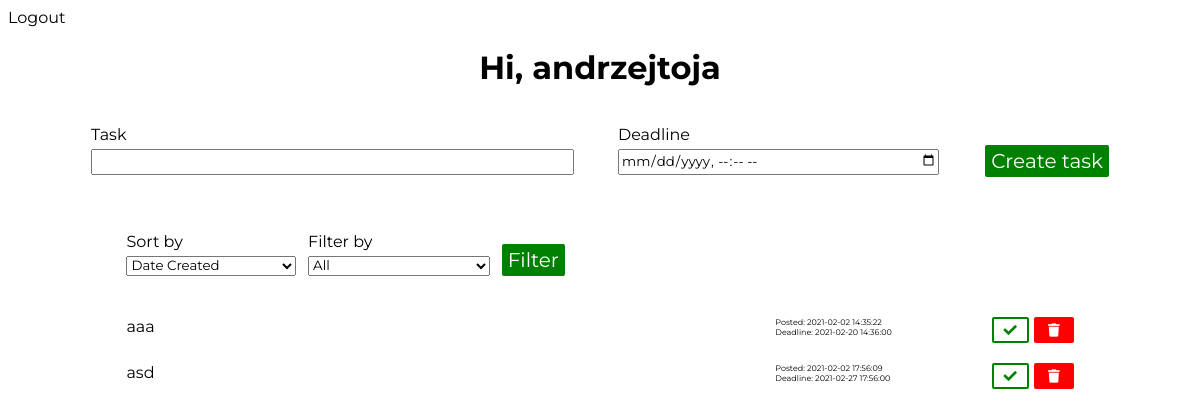
/menu (signed in), run on the app's committed database.
### app/models.py (models this page shows, shortened)
class User(UserMixin, db.Model):
    id = db.Column(db.Integer, primary_key=True)
    username = db.Column(db.String(64), index=True, unique=True)
    email = db.Column(db.String(64), index=True, unique=True)
    password_hash = db.Column(db.String(128))
    tasks = db.relationship('Task', backref='author', lazy='dynamic')
    authenticated = db.Column(db.Boolean, index=True, default=False)
    def get_tasks(self):
        return Task.query.filter_by(user_id=self.id)

class Task(db.Model):
    id = db.Column(db.Integer, primary_key=True)
    task = db.Column(db.String(140))
    timestamp = db.Column(db.DateTime, index=True, default=datetime.now())
    deadline = db.Column(db.DateTime, index=True)
    is_completed = db.Column(db.Boolean, default=False)
    user_id = db.Column(db.Integer, db.ForeignKey('user.id'))

### app/routes.py (the view)
@app.route('/menu', methods=['GET', 'POST'])
def menu():
    task_form = TaskForm()
    filter_form = FilterForm()
    tasks = current_user.get_tasks()
    if task_form.validate_on_submit():
        task = Task(task=task_form.task.data, deadline=task_form.deadline.data, author=current_user)
        db.session.add(task)
        db.session.commit()
        tasks = current_user.get_tasks()
        return redirect('menu')
    if filter_form.validate_on_submit():
        tasks = current_user.get_tasks_filtered(filter_form.sort_by.data, filter_form.filter_by.data)
    return render_template('menu.html', user = current_user, form=task_form, filter_form=filter_form, tasks=tasks, date=datetime.now())

### app/forms.py (shortened to what this page needs)
class TaskForm(FlaskForm):
    task = StringField('Task', validators=[DataRequired()])
    deadline = DateTimeLocalField('Deadline', validators=[DataRequired()], format='%Y-%m-%dT%H:%M')
    submit1 = SubmitField('Create task')

class FilterForm(FlaskForm):
    sort_by = SelectField('Sort by', choices=['Date Created', 'Deadline'], validators=[])
    filter_by = SelectField('Filter by', choices=['All', 'Completed', "Uncompleted"], validators=[])
    submit2 = SubmitField('Filter')

### app/models.py (called while the page is built)
@login.user_loader
def load_user(id):
    return User.query.get(int(id))

### app/templates/menu.html (shortened to what this page needs)
<!DOCTYPE html>
<html lang="en">
<head>
    <link href="{{ url_for('static', filename='css/main.css') }}" rel="stylesheet">
    <link href="{{ url_for('static', filename='css/menu.css') }}" rel="stylesheet">
    <link rel="stylesheet" href="https://cdnjs.cloudflare.com/ajax/libs/font-awesome/5.15.2/css/all.min.css" />
</head>
<body>
    <nav class="navbar">
        <a class="logout" href={{ url_for("logout") }}>Logout</a>
    </nav>
    <header class="header">
        <h1>Hi, {{ user.username }}</h1>
    </header>
    <form action="" method="POST" class="add-task">
        <div class="task-form">
            <p class="task-input">
                {{ form.task.label }}
                {{ form.task(class_="form-elem input") }}
            </p>
            <p class="deadline">
                {{ form.deadline.label }}
                {{ form.deadline(class_="form-elem date-input", type="datetime-local") }}
            </p>
            <p class="submit-div">
                {{ form.submit1(class_="submit create") }}
            </p>
        </div>
    </form>
    <form action="" method="POST" class="select">
        <div class="filter-form">
            <p class="sort-by">
                {{ filter_form.sort_by.label }}
                {{ filter_form.sort_by(class_="form-elem") }}
            </p>
            <p class="filter-by">
                {{ filter_form.filter_by.label }}
                {{ filter_form.filter_by(class_="form-elem") }}
            </p>
            <p class="submit-filter">
                {{ filter_form.submit2(class_="submit filter") }}
            </p>
        </div>
    </form>
    <div class="tasks">
        {% for task in tasks %}
            <div class="task">
                <div class="task-value">
                    {% if task.is_completed %}
                        <s>{{ task.task }}</s>
                    {% else %}
                        {{ task.task }}
                    {% endif %}
                </div>
                <div class="dates">
                    <div class="date">
                        Posted: {{ task.timestamp.strftime("%Y-%m-%d %H:%M:%S") }}
                    </div>
                    <div class="date">
                        Deadline: {{ task.deadline }}
                    </div>
                </div>
                <div class="complete">
                    <form action={{ "/change_status/" + task.id|string }}>
                        {% if task.is_completed %}
                            <button type="submit" class="not-completed"><i class="fas fa-times"></i></button>
                        {% else %}
                            <button type="submit" class="completed"><i class="fas fa-check"></i></button>
                        {% endif %}
                    </form>
                </div>
                <div class="del">
                    <form action={{ "/delete/" + task.id|string }}>
                        <button type="submit" class="delete"><i class="fas fa-trash"></i></button>
                    </form>
                </div>
            </div>
        {% endfor %}
    </div>
</body>
</html>

### app/static/css/main.css (style rules this page uses)
body, select, input, button { font-family: "Montserrat", serif }
.form-elem { margin-top: 5px; margin-bottom: 25px; width: 99%; }
.submit { background-color: green; border: none; color: white; font-family: "Montserrat", serif; font-size: 1.25rem; width: 100%; height: 2rem; border-radius: 2px; cursor: pointer; }

### app/static/css/menu.css (style rules this page uses)
.header { width: 90%; margin: auto; text-align: center; }
a { color: black; text-decoration: none; }
.task-form, .errors { display: flex; justify-content: space-around; width: 90%; margin: auto; }
.task-input { width: 45%; }
.deadline { width: 30%; }
.form-elem { height: 1.25rem; }
.create { margin-top: 20px; }
.date-input { padding-bottom: 2px; }
.tasks { width: 80%; margin: auto; }
.task { display: flex; margin-bottom: 20px; }
.task-value { flex: 3; }
.delete { align-self: flex-end; }
.dates { flex: 1; }
.date { font-size: 0.5rem; }
.delete { background-color: red; border: none; color: white; border-radius: 2px; padding: 5px 14px; }
.completed { background-color: white; border: 2px solid green; color: green; border-radius: 2px; padding: 3px 10px; margin-right: 5px; }
.filter-form { width: 80%; margin: auto; display: flex; }
.filter-by, .submit-filter { margin-left: 10px; }
.filter { margin-top: 12px; }

### data on the page
User: username "andrzejtoja"
Task: task "aaa", timestamp "2021-02-02 14:35:22", deadline "2021-02-20 14:36:00", is_completed False (drawn)
Task: task "asd", timestamp "2021-02-02 17:56:09", deadline "2021-02-27 17:56:00", is_completed False (drawn)

### other printed values
{{ filter_form.sort_by.label }} "Sort by"
{{ filter_form.filter_by.label }} "Filter by"
